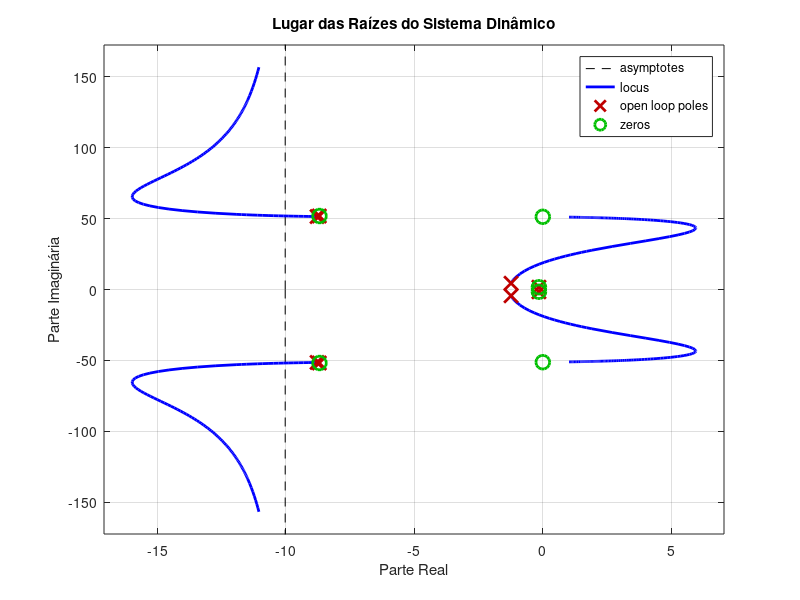
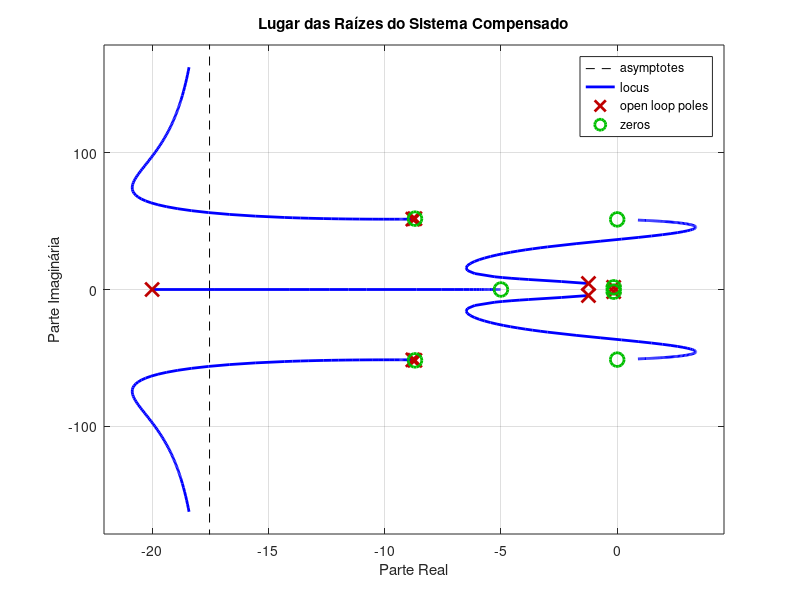
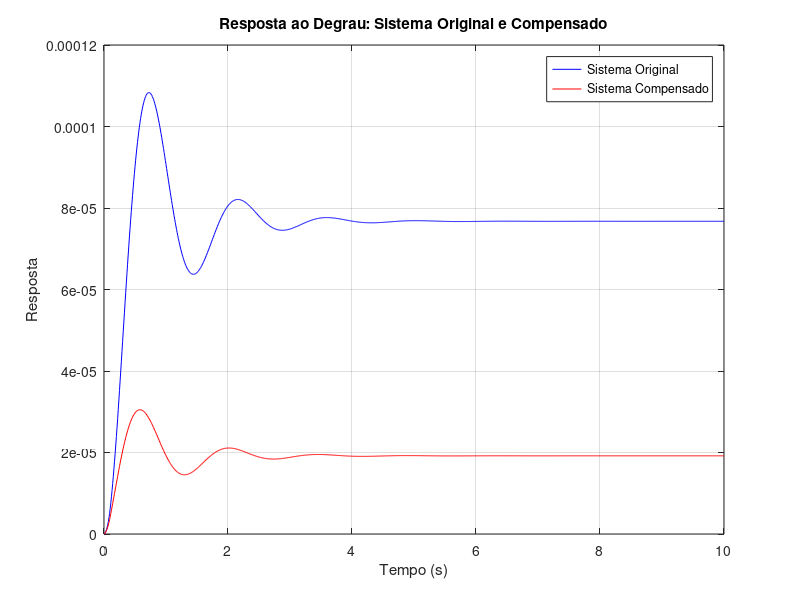

Write the MATLAB code that produced these figures, in order.
% Definir os coeficientes do numerador e do denominador
numerador = [0.00164528 0.0291102 8.87529 77.9155 11972.6 3794.09 30124.6];
denominador = [1 37.7524 5908.58 112781 7917120 23213100 181514000 98883000 392560000];

% Criar a função de transferência
sistema = tf(numerador, denominador);

% Plotar o lugar das raízes
figure;
rlocus(sistema);

% Adicionar título e rótulos aos eixos
title('Lugar das Raízes do Sistema Dinâmico');
xlabel('Parte Real');
ylabel('Parte Imaginária');

% Definir o tempo de simulação
t = 0:0.01:10; % De 0 a 10 segundos com passo de 0.01 segundos

% Simular a resposta ao degrau
[y, t] = step(sistema, t);

% Projetar um compensador de avanço de fase (lead compensator)
% Exemplo de compensador de avanço de fase: (s + z_c) / (s + p_c)
% Onde z_c < p_c
z_c = -5; % Zero do compensador
p_c = -20; % Polo do compensador
compensador = tf([1 -z_c], [1 -p_c]);

% Sistema compensado
sistema_compensado = series(compensador, sistema);

% Plotar o lugar das raízes do sistema compensado
figure;
rlocus(sistema_compensado);
title('Lugar das Raízes do Sistema Compensado');
xlabel('Parte Real');
ylabel('Parte Imaginária');

% Simular a resposta ao degrau do sistema compensado
[y_comp, t_comp] = step(sistema_compensado, t);

% Plotar as respostas do sistema original e do sistema compensado no mesmo gráfico
figure;
plot(t, y, 'b', 'DisplayName', 'Sistema Original'); % 'b' para azul
hold on;
plot(t_comp, y_comp, 'r', 'DisplayName', 'Sistema Compensado'); % 'r' para vermelho

% Adicionar título e rótulos aos eixos
xlabel('Tempo (s)');
ylabel('Resposta');
title('Resposta ao Degrau: Sistema Original e Compensado');
legend('show');
grid on;
hold off;

